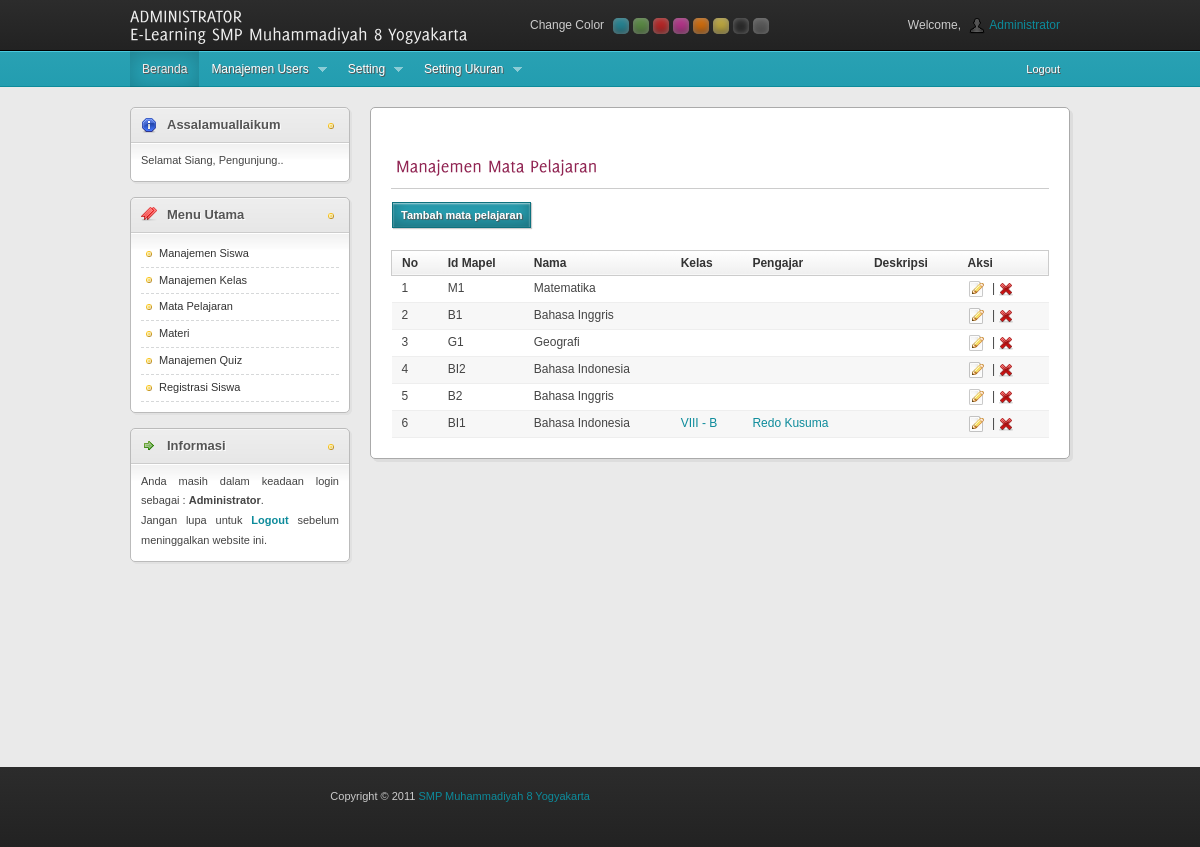
The page /administrator/media_admin.php?module=matapelajaran (signed in) on the database its author committed.
### tables this page shows
CREATE TABLE `mata_pelajaran` (
  `id` int(5) NOT NULL AUTO_INCREMENT,
  `id_matapelajaran` varchar(10) NOT NULL,
  `nama` varchar(100) NOT NULL,
  `id_kelas` varchar(5) NOT NULL,
  `id_pengajar` int(9) NOT NULL,
  `deskripsi` text NOT NULL,
  PRIMARY KEY (`id`),
  KEY `id_kelas` (`id_kelas`)
);

CREATE TABLE `kelas` (
  `id` int(5) NOT NULL AUTO_INCREMENT,
  `id_kelas` varchar(5) NOT NULL,
  `nama` varchar(100) NOT NULL,
  `id_pengajar` int(9) NOT NULL,
  `id_siswa` int(9) NOT NULL,
  PRIMARY KEY (`id`)
);

CREATE TABLE `pengajar` (
  `id_pengajar` int(9) NOT NULL AUTO_INCREMENT,
  `nip` char(12) NOT NULL,
  `nama_lengkap` varchar(100) NOT NULL,
  `username_login` varchar(100) NOT NULL,
  `password_login` varchar(100) NOT NULL,
  `level` varchar(50) NOT NULL DEFAULT 'pengajar',
  `alamat` text NOT NULL,
  `tempat_lahir` varchar(100) NOT NULL,
  `tgl_lahir` date NOT NULL,
  `jenis_kelamin` enum('L','P') NOT NULL,
  `agama` varchar(20) NOT NULL,
  `no_telp` varchar(20) NOT NULL,
  `email` varchar(50) DEFAULT NULL,
  `foto` varchar(100) NOT NULL,
  `website` varchar(100) DEFAULT NULL,
  `jabatan` varchar(200) NOT NULL,
  `blokir` enum('Y','N') NOT NULL DEFAULT 'N',
  `id_session` varchar(100) NOT NULL,
  PRIMARY KEY (`id_pengajar`)
);

CREATE TABLE `modul` (
  `id_modul` int(5) NOT NULL AUTO_INCREMENT,
  `nama_modul` varchar(50) NOT NULL,
  `link` varchar(100) NOT NULL,
  `static_content` text NOT NULL,
  `gambar` varchar(100) NOT NULL,
  `publish` enum('Y','N') NOT NULL DEFAULT 'Y',
  `status` enum('pengajar','admin') NOT NULL,
  `aktif` enum('Y','N') NOT NULL DEFAULT 'Y',
  `urutan` int(5) NOT NULL,
  `link_seo` varchar(50) NOT NULL,
  PRIMARY KEY (`id_modul`)
);

### administrator/modul/mod_matapelajaran/matapelajaran.php (the view, shortened to what this page needs)
<?php
 if (empty($_SESSION['username']) AND empty($_SESSION['passuser'])){
  echo "<link href=../css/style.css rel=stylesheet type=text/css>";
  echo "<div class='error msg'>Untuk mengakses Modul anda harus login.</div>";
}
else{
$aksi="modul/mod_matapelajaran/aksi_matapelajaran.php";
switch($_GET[act]){
  default:
    if ($_SESSION[leveluser]=='admin'){
      $tampil_pelajaran = mysql_query("SELECT * FROM mata_pelajaran ORDER BY id_kelas");
      echo "<h2>Manajemen Mata Pelajaran</h2><hr>
          <input class='button blue' type=button value='Tambah mata pelajaran' onclick=\"window.location.href='?module=matapelajaran&act=tambahmatapelajaran';\">";
          echo "<br><br><table id='table1' class='gtable sortable'><thead>
          <tr><th>No</th><th>Id Mapel</th><th>Nama</th><th>Kelas</th><th>Pengajar</th><th>Deskripsi</th><th>Aksi</th></tr></thead>";
    $no=1;
    while ($r=mysql_fetch_array($tampil_pelajaran)){
       echo "<tr><td>$no</td>
             <td>$r[id_matapelajaran]</td>
             <td>$r[nama]</td>";
             $kelas = mysql_query("SELECT * FROM kelas WHERE id_kelas = '$r[id_kelas]'");
             $cek = mysql_num_rows($kelas);
             if(!empty($cek)){
             while($k=mysql_fetch_array($kelas)){
                 echo "<td><a href=?module=kelas&act=detailkelas&id=$r[id_kelas] title='Detail Kelas'>$k[nama]</td>";
             }
             }else{
                 echo"<td></td>";
             }
             $pengajar = mysql_query("SELECT * FROM pengajar WHERE id_pengajar = '$r[id_pengajar]'");
             $cek_pengajar = mysql_num_rows($pengajar);
             if(!empty($cek_pengajar)){
             while($p=mysql_fetch_array($pengajar)){
             echo "<td><a href=?module=admin&act=detailpengajar&id=$r[id_pengajar] title='Detail Pengajar'>$p[nama_lengkap]</a></td>";
             }
             }else{
                 echo"<td></td>";
             }
             echo "<td>$r[deskripsi]</td>
             <td><a href='?module=matapelajaran&act=editmatapelajaran&id=$r[id]' title='Edit'><img src='images/icons/edit.png' alt='Edit' /></a> |
                 <a href=javascript:confirmdelete('$aksi?module=matapelajaran&act=hapus&id=$r[id]') title='Hapus'><img src='images/icons/cross.png' alt='Delete' /></a></td></tr>";
      $no++;
    }
    echo "</table>";
    }
    break;
}
}
?>

### administrator/menu.php (shortened to what this page needs)
<?php
if ($_SESSION['leveluser']=='admin'){
  $sql=mysql_query("select * from modul where aktif='Y' order by urutan");
  while ($m=mysql_fetch_array($sql)){
    echo "<li class='garisbawah'><a href='$m[link]'>$m[nama_modul]</a></li>";
  }
}
elseif ($_SESSION['leveluser']=='pengajar'){
  $sql=mysql_query("select * from modul where status='pengajar' and aktif='Y' order by urutan");
  while ($m=mysql_fetch_array($sql)){
    echo "<li class='garisbawah'><a href='$m[link]'>$m[nama_modul]</a></li>";
  }
}
?>

### administrator/css/style.css (style rules this page uses)
html,body { height:100% }
body { color:#444;background:#eaeaea;font:12px/1.8 Arial,sans-serif }
input,button,select,textarea { font:12px/15px Arial,sans-serif }
a { color:#0d8b9b;text-decoration:none }
h1,h2 { font-weight:normal }
h2 { font-size:18px }
article h2 { color:#902452;margin:15px 0 10px }
#dashboard h2 { margin:30px 0 10px 5px }
.box ul li { padding:0;border-bottom:1px dashed #D6D8D9 }
.box ul li a { padding:3px 5px 3px 18px;color:#333;display:block;background:url(../images/icons/bullet_yellow.png) 0 center no-repeat }
.gtable { width:100% }
.gtable th { text-align:left;padding:5px 10px }
.gtable thead tr { color:#333;border:1px solid #ccc }
.gtable thead th { background:#efefef }
.gtable tbody tr td { border-bottom:1px solid #eee }
.gtable tbody tr:nth-child(odd) td,.detailtable tbody tr.odd td { background-color:#fff }
.gtable tbody tr:nth-child(even) td,.detailtable tbody tr.even td { background-color:#f7f7f7 }
.gtable td { padding:5px 10px }
.gtable img { vertical-align:middle;margin-right:5px }
.button { font:11px Tahoma,sans-serif;font-weight:bold;color:#fff;display:inline-block;zoom:1;*display:inline;vertical-align:baseline;margin:0 3px 0 1px;outline:none;cursor:pointer;text-align:center;padding:6px 8px;text-shadow:1px 1px 1px #555;width:auto;overflow:visible;line-height:110% }
.button.blue { border:1px solid #0d717e;background:#28a0b2 }
.button { -webkit-box-shadow:inset 0 1px 2px rgba(255,255,255,.6),inset 0 -5px 15px rgba(0,0,0,.3),1px 1px 1px #ccc;-moz-box-shadow:inset 0 1px 2px rgba(255,255,255,.6),inset 0 -5px 15px rgba(0,0,0,.3),1px 1px 1px #ccc;box-shadow:inset 0 1px 2px rgba(255,255,255,.6),inset 0 -5px 15px rgba(0,0,0,.3),1px 1px 1px #ccc }
.gtable thead th { background:-webkit-gradient(linear,0 0,0 bottom,from(#fff),to(#efefef));background:-moz-linear-gradient(#fff,#efefef);background:linear-gradient(#fff,#efefef);-pie-background:linear-gradient(#fff,#efefef) }

### administrator/css/skins/blue.css (style rules this page uses)
.button { border: 1px solid #0d717e; background: #28a0b2; }

### administrator/css/skins/orange.css (style rules this page uses)
a { color: #f47a20; }
.button { border: 1px solid #c16729; background: #ff9435; }

### administrator/css/skins/red.css (style rules this page uses)
a { color: #dd0000; }
.button { border: 1px solid #9c0606; background: #e85353; }

### administrator/css/skins/green.css (style rules this page uses)
a { color: #67A54B; }
.button { border: 1px solid #3b6e22; background: #75ae5c; }

### administrator/css/skins/purple.css (style rules this page uses)
a { color: #db36a4; }
.button { border: 1px solid #981271; background: #cb60b3; }

### administrator/css/skins/yellow.css (style rules this page uses)
a { color: #a5984d; }
.button { border: 1px solid #af9827; background: #f2de6f; }

### administrator/css/skins/black.css (style rules this page uses)
a { color: #666; }
.button { border: 1px solid #000; background: #444; }

### administrator/css/skins/gray.css (style rules this page uses)
a { color: #666; }
.button { border: 1px solid #444; background: #888; }

### rows shown on the page
mata_pelajaran: id_matapelajaran "M1", nama "Matematika"
mata_pelajaran: id_matapelajaran "B1", nama "Bahasa Inggris"
mata_pelajaran: id_matapelajaran "G1", nama "Geografi"
mata_pelajaran: id_matapelajaran "BI2", nama "Bahasa Indonesia"
mata_pelajaran: id_matapelajaran "B2", nama "Bahasa Inggris"
mata_pelajaran: id_matapelajaran "BI1", nama "Bahasa Indonesia"
kelas: nama "VIII - B"
pengajar: nama_lengkap "Redo Kusuma"
modul: nama_modul "Manajemen Siswa"
modul: nama_modul "Manajemen Kelas"
modul: nama_modul "Mata Pelajaran"
modul: nama_modul "Materi"
modul: nama_modul "Manajemen Quiz"
modul: nama_modul "Registrasi Siswa"
